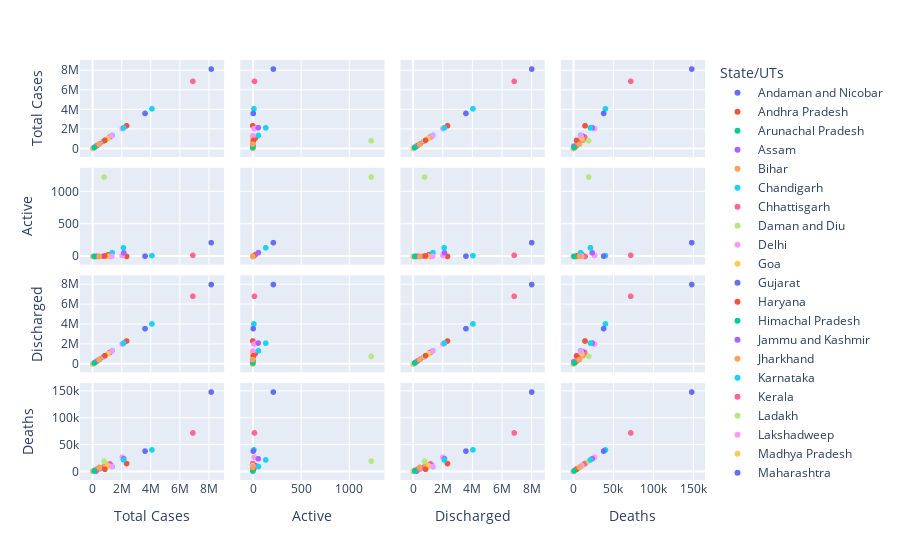

Notebook code cell kept with this figure:
### Code cell
fig = px.scatter_matrix(df, dimensions=["Total Cases", "Active", "Discharged", "Deaths"], color=df['State/UTs'])
fig.show()

### Figure 1 — Plotly figure (JSON) as saved in the notebook; plotly's stock layout.template omitted (floating-point values rounded to 4 significant figures)
{"data": [{"dimensions": [{"axis": {"matches": true}, "label": "Total Cases", "values": [10766]}, {"axis": {"matches": true}, "label": "Active", "values": [0]}, {"axis": {"matches": true}, "label": "Discharged", "values": [10637]}, {"axis": {"matches": true}, "label": "Deaths", "values": [129]}], "hovertemplate": "State/UTs=Andaman and Nicobar<br>%{xaxis.title.text}=%{x}<br>%{yaxis.title.text}=%{y}<extra></extra>", "legendgroup": "Andaman and Nicobar", "marker": {"color": "#636efa", "symbol": "circle"}, "name": "Andaman and Nicobar", "showlegend": true, "type": "splom"}, {"dimensions": [{"axis": {"matches": true}, "label": "Total Cases", "values": [2340676]}, {"axis": {"matches": true}, "label": "Active", "values": [0]}, {"axis": {"matches": true}, "label": "Discharged", "values": [2325943]}, {"axis": {"matches": true}, "label": "Deaths", "values": [14733]}], "hovertemplate": "State/UTs=Andhra Pradesh<br>%{xaxis.title.text}=%{x}<br>%{yaxis.title.text}=%{y}<extra></extra>", "legendgroup": "Andhra Pradesh", "marker": {"color": "#EF553B", "symbol": "circle"}, "name": "Andhra Pradesh", "showlegend": true, "type": "splom"}, {"dimensions": [{"axis": {"matches": true}, "label": "Total Cases", "values": [67049]}, {"axis": {"matches": true}, "label": "Active", "values": [0]}, {"axis": {"matches": true}, "label": "Discharged", "values": [66753]}, {"axis": {"matches": true}, "label": "Deaths", "values": [296]}], "hovertemplate": "State/UTs=Arunachal Pradesh<br>%{xaxis.title.text}=%{x}<br>%{yaxis.title.text}=%{y}<extra></extra>", "legendgroup": "Arunachal Pradesh", "marker": {"color": "#00cc96", "symbol": "circle"}, "name": "Arunachal Pradesh", "showlegend": true, "type": "splom"}, {"dimensions": [{"axis": {"matches": true}, "label": "Total Cases", "values": [746159]}, {"axis": {"matches": true}, "label": "Active", "values": [5]}, {"axis": {"matches": true}, "label": "Discharged", "values": [738119]}, {"axis": {"matches": true}, "label": "Deaths", "values": [8035]}], "hovertemplate": "State/UTs=Assam<br>%{xaxis.title.text}=%{x}<br>%{yaxis.title.text}=%{y}<extra></extra>", "legendgroup": "Assam", "marker": {"color": "#ab63fa", "symbol": "circle"}, "name": "Assam", "showlegend": true, "type": "splom"}, {"dimensions": [{"axis": {"matches": true}, "label": "Total Cases", "values": [855267]}, {"axis": {"matches": true}, "label": "Active", "values": [1]}, {"axis": {"matches": true}, "label": "Discharged", "values": [842952]}, {"axis": {"matches": true}, "label": "Deaths", "values": [12314]}], "hovertemplate": "State/UTs=Bihar<br>%{xaxis.title.text}=%{x}<br>%{yaxis.title.text}=%{y}<extra></extra>", "legendgroup": "Bihar", "marker": {"color": "#FFA15A", "symbol": "circle"}, "name": "Bihar", "showlegend": true, "type": "splom"}, {"dimensions": [{"axis": {"matches": true}, "label": "Total Cases", "values": [100693]}, {"axis": {"matches": true}, "label": "Active", "values": [0]}, {"axis": {"matches": true}, "label": "Discharged", "values": [99508]}, {"axis": {"matches": true}, "label": "Deaths", "values": [1185]}], "hovertemplate": "State/UTs=Chandigarh<br>%{xaxis.title.text}=%{x}<br>%{yaxis.title.text}=%{y}<extra></extra>", "legendgroup": "Chandigarh", "marker": {"color": "#19d3f3", "symbol": "circle"}, "name": "Chandigarh", "showlegend": true, "type": "splom"}, {"dimensions": [{"axis": {"matches": true}, "label": "Total Cases", "values": [1187695]}, {"axis": {"matches": true}, "label": "Active", "values": [0]}, {"axis": {"matches": true}, "label": "Discharged", "values": [1173505]}, {"axis": {"matches": true}, "label": "Deaths", "values": [14190]}], "hovertemplate": "State/UTs=Chhattisgarh<br>%{xaxis.title.text}=%{x}<br>%{yaxis.title.text}=%{y}<extra></extra>", "legendgroup": "Chhattisgarh", "marker": {"color": "#FF6692", "symbol": "circle"}, "name": "Chhattisgarh", "showlegend": true, "type": "splom"}, {"dimensions": [{"axis": {"matches": true}, "label": "Total Cases", "values": [11592]}, {"axis": {"matches": true}, "label": "Active", "values": [0]}, {"axis": {"matches": true}, "label": "Discharged", "values": [11588]}, {"axis": {"matches": true}, "label": "Deaths", "values": [4]}], "hovertemplate": "State/UTs=Daman and Diu<br>%{xaxis.title.text}=%{x}<br>%{yaxis.title.text}=%{y}<extra></extra>", "legendgroup": "Daman and Diu", "marker": {"color": "#B6E880", "symbol": "circle"}, "name": "Daman and Diu", "showlegend": true, "type": "splom"}, {"dimensions": [{"axis": {"matches": true}, "label": "Total Cases", "values": [2040910]}, {"axis": {"matches": true}, "label": "Active", "values": [14]}, {"axis": {"matches": true}, "label": "Discharged", "values": [2014230]}, {"axis": {"matches": true}, "label": "Deaths", "values": [26666]}], "hovertemplate": "State/UTs=Delhi<br>%{xaxis.title.text}=%{x}<br>%{yaxis.title.text}=%{y}<extra></extra>", "legendgroup": "Delhi", "marker": {"color": "#FF97FF", "symbol": "circle"}, "name": "Delhi", "showlegend": true, "type": "splom"}, {"dimensions": [{"axis": {"matches": true}, "label": "Total Cases", "values": [263346]}, {"axis": {"matches": true}, "label": "Active", "values": [3]}, {"axis": {"matches": true}, "label": "Discharged", "values": [259329]}, {"axis": {"matches": true}, "label": "Deaths", "values": [4014]}], "hovertemplate": "State/UTs=Goa<br>%{xaxis.title.text}=%{x}<br>%{yaxis.title.text}=%{y}<extra></extra>", "legendgroup": "Goa", "marker": {"color": "#FECB52", "symbol": "circle"}, "name": "Goa", "showlegend": true, "type": "splom"}, {"dimensions": [{"axis": {"matches": true}, "label": "Total Cases", "values": [1291383]}, {"axis": {"matches": true}, "label": "Active", "values": [5]}, {"axis": {"matches": true}, "label": "Discharged", "values": [1280299]}, {"axis": {"matches": true}, "label": "Deaths", "values": [11079]}], "hovertemplate": "State/UTs=Gujarat<br>%{xaxis.title.text}=%{x}<br>%{yaxis.title.text}=%{y}<extra></extra>", "legendgroup": "Gujarat", "marker": {"color": "#636efa", "symbol": "circle"}, "name": "Gujarat", "showlegend": true, "type": "splom"}, {"dimensions": [{"axis": {"matches": true}, "label": "Total Cases", "values": [1078903]}, {"axis": {"matches": true}, "label": "Active", "values": [27]}, {"axis": {"matches": true}, "label": "Discharged", "values": [1068121]}, {"axis": {"matches": true}, "label": "Deaths", "values": [10755]}], "hovertemplate": "State/UTs=Haryana<br>%{xaxis.title.text}=%{x}<br>%{yaxis.title.text}=%{y}<extra></extra>", "legendgroup": "Haryana", "marker": {"color": "#EF553B", "symbol": "circle"}, "name": "Haryana", "showlegend": true, "type": "splom"}, {"dimensions": [{"axis": {"matches": true}, "label": "Total Cases", "values": [322905]}, {"axis": {"matches": true}, "label": "Active", "values": [4]}, {"axis": {"matches": true}, "label": "Discharged", "values": [318660]}, {"axis": {"matches": true}, "label": "Deaths", "values": [4241]}], "hovertemplate": "State/UTs=Himachal Pradesh<br>%{xaxis.title.text}=%{x}<br>%{yaxis.title.text}=%{y}<extra></extra>", "legendgroup": "Himachal Pradesh", "marker": {"color": "#00cc96", "symbol": "circle"}, "name": "Himachal Pradesh", "showlegend": true, "type": "splom"}, {"dimensions": [{"axis": {"matches": true}, "label": "Total Cases", "values": [482023]}, {"axis": {"matches": true}, "label": "Active", "values": [0]}, {"axis": {"matches": true}, "label": "Discharged", "values": [477231]}, {"axis": {"matches": true}, "label": "Deaths", "values": [4792]}], "hovertemplate": "State/UTs=Jammu and Kashmir<br>%{xaxis.title.text}=%{x}<br>%{yaxis.title.text}=%{y}<extra></extra>", "legendgroup": "Jammu and Kashmir", "marker": {"color": "#ab63fa", "symbol": "circle"}, "name": "Jammu and Kashmir", "showlegend": true, "type": "splom"}, {"dimensions": [{"axis": {"matches": true}, "label": "Total Cases", "values": [443826]}, {"axis": {"matches": true}, "label": "Active", "values": [1]}, {"axis": {"matches": true}, "label": "Discharged", "values": [438491]}, {"axis": {"matches": true}, "label": "Deaths", "values": [5334]}], "hovertemplate": "State/UTs=Jharkhand<br>%{xaxis.title.text}=%{x}<br>%{yaxis.title.text}=%{y}<extra></extra>", "legendgroup": "Jharkhand", "marker": {"color": "#FFA15A", "symbol": "circle"}, "name": "Jharkhand", "showlegend": true, "type": "splom"}, {"dimensions": [{"axis": {"matches": true}, "label": "Total Cases", "values": [4088769]}, {"axis": {"matches": true}, "label": "Active", "values": [12]}, {"axis": {"matches": true}, "label": "Discharged", "values": [4048399]}, {"axis": {"matches": true}, "label": "Deaths", "values": [40358]}], "hovertemplate": "State/UTs=Karnataka<br>%{xaxis.title.text}=%{x}<br>%{yaxis.title.text}=%{y}<extra></extra>", "legendgroup": "Karnataka", "marker": {"color": "#19d3f3", "symbol": "circle"}, "name": "Karnataka", "showlegend": true, "type": "splom"}, {"dimensions": [{"axis": {"matches": true}, "label": "Total Cases", "values": [6907241]}, {"axis": {"matches": true}, "label": "Active", "values": [18]}, {"axis": {"matches": true}, "label": "Discharged", "values": [6835181]}, {"axis": {"matches": true}, "label": "Deaths", "values": [72042]}], "hovertemplate": "State/UTs=Kerala<br>%{xaxis.title.text}=%{x}<br>%{yaxis.title.text}=%{y}<extra></extra>", "legendgroup": "Kerala", "marker": {"color": "#FF6692", "symbol": "circle"}, "name": "Kerala", "showlegend": true, "type": "splom"}, {"dimensions": [{"axis": {"matches": true}, "label": "Total Cases", "values": [29602]}, {"axis": {"matches": true}, "label": "Active", "values": [0]}, {"axis": {"matches": true}, "label": "Discharged", "values": [29371]}, {"axis": {"matches": true}, "label": "Deaths", "values": [231]}], "hovertemplate": "State/UTs=Ladakh<br>%{xaxis.title.text}=%{x}<br>%{yaxis.title.text}=%{y}<extra></extra>", "legendgroup": "Ladakh", "marker": {"color": "#B6E880", "symbol": "circle"}, "name": "Ladakh", "showlegend": true, "type": "splom"}, {"dimensions": [{"axis": {"matches": true}, "label": "Total Cases", "values": [11415]}, {"axis": {"matches": true}, "label": "Active", "values": [0]}, {"axis": {"matches": true}, "label": "Discharged", "values": [11363]}, {"axis": {"matches": true}, "label": "Deaths", "values": [52]}], "hovertemplate": "State/UTs=Lakshadweep<br>%{xaxis.title.text}=%{x}<br>%{yaxis.title.text}=%{y}<extra></extra>", "legendgroup": "Lakshadweep", "marker": {"color": "#FF97FF", "symbol": "circle"}, "name": "Lakshadweep", "showlegend": true, "type": "splom"}, {"dimensions": [{"axis": {"matches": true}, "label": "Total Cases", "values": [1056351]}, {"axis": {"matches": true}, "label": "Active", "values": [0]}, {"axis": {"matches": true}, "label": "Discharged", "values": [1045565]}, {"axis": {"matches": true}, "label": "Deaths", "values": [10786]}], "hovertemplate": "State/UTs=Madhya Pradesh<br>%{xaxis.title.text}=%{x}<br>%{yaxis.title.text}=%{y}<extra></extra>", "legendgroup": "Madhya Pradesh", "marker": {"color": "#FECB52", "symbol": "circle"}, "name": "Madhya Pradesh", "showlegend": true, "type": "splom"}, {"dimensions": [{"axis": {"matches": true}, "label": "Total Cases", "values": [8171048]}, {"axis": {"matches": true}, "label": "Active", "values": [214]}, {"axis": {"matches": true}, "label": "Discharged", "values": [8022276]}, {"axis": {"matches": true}, "label": "Deaths", "values": [148558]}], "hovertemplate": "State/UTs=Maharashtra<br>%{xaxis.title.text}=%{x}<br>%{yaxis.title.text}=%{y}<extra></extra>", "legendgroup": "Maharashtra", "marker": {"color": "#636efa", "symbol": "circle"}, "name": "Maharashtra", "showlegend": true, "type": "splom"}, {"dimensions": [{"axis": {"matches": true}, "label": "Total Cases", "values": [140034]}, {"axis": {"matches": true}, "label": "Active", "values": [0]}, {"axis": {"matches": true}, "label": "Discharged", "values": [137885]}, {"axis": {"matches": true}, "label": "Deaths", "values": [2149]}], "hovertemplate": "State/UTs=Manipur<br>%{xaxis.title.text}=%{x}<br>%{yaxis.title.text}=%{y}<extra></extra>", "legendgroup": "Manipur", "marker": {"color": "#EF553B", "symbol": "circle"}, "name": "Manipur", "showlegend": true, "type": "splom"}, {"dimensions": [{"axis": {"matches": true}, "label": "Total Cases", "values": [96983]}, {"axis": {"matches": true}, "label": "Active", "values": [3]}, {"axis": {"matches": true}, "label": "Discharged", "values": [95352]}, {"axis": {"matches": true}, "label": "Deaths", "values": [1628]}], "hovertemplate": "State/UTs=Meghalaya<br>%{xaxis.title.text}=%{x}<br>%{yaxis.title.text}=%{y}<extra></extra>", "legendgroup": "Meghalaya", "marker": {"color": "#00cc96", "symbol": "circle"}, "name": "Meghalaya", "showlegend": true, "type": "splom"}, {"dimensions": [{"axis": {"matches": true}, "label": "Total Cases", "values": [239560]}, {"axis": {"matches": true}, "label": "Active", "values": [1]}, {"axis": {"matches": true}, "label": "Discharged", "values": [238825]}, {"axis": {"matches": true}, "label": "Deaths", "values": [734]}], "hovertemplate": "State/UTs=Mizoram<br>%{xaxis.title.text}=%{x}<br>%{yaxis.title.text}=%{y}<extra></extra>", "legendgroup": "Mizoram", "marker": {"color": "#ab63fa", "symbol": "circle"}, "name": "Mizoram", "showlegend": true, "type": "splom"}, {"dimensions": [{"axis": {"matches": true}, "label": "Total Cases", "values": [36033]}, {"axis": {"matches": true}, "label": "Active", "values": [0]}, {"axis": {"matches": true}, "label": "Discharged", "values": [35251]}, {"axis": {"matches": true}, "label": "Deaths", "values": [782]}], "hovertemplate": "State/UTs=Nagaland<br>%{xaxis.title.text}=%{x}<br>%{yaxis.title.text}=%{y}<extra></extra>", "legendgroup": "Nagaland", "marker": {"color": "#FFA15A", "symbol": "circle"}, "name": "Nagaland", "showlegend": true, "type": "splom"}, {"dimensions": [{"axis": {"matches": true}, "label": "Total Cases", "values": [1348409]}, {"axis": {"matches": true}, "label": "Active", "values": [59]}, {"axis": {"matches": true}, "label": "Discharged", "values": [1339135]}, {"axis": {"matches": true}, "label": "Deaths", "values": [9215]}], "hovertemplate": "State/UTs=Odisha<br>%{xaxis.title.text}=%{x}<br>%{yaxis.title.text}=%{y}<extra></extra>", "legendgroup": "Odisha", "marker": {"color": "#19d3f3", "symbol": "circle"}, "name": "Odisha", "showlegend": true, "type": "splom"}, {"dimensions": [{"axis": {"matches": true}, "label": "Total Cases", "values": [177547]}, {"axis": {"matches": true}, "label": "Active", "values": [0]}, {"axis": {"matches": true}, "label": "Discharged", "values": [175566]}, {"axis": {"matches": true}, "label": "Deaths", "values": [1981]}], "hovertemplate": "State/UTs=Puducherry<br>%{xaxis.title.text}=%{x}<br>%{yaxis.title.text}=%{y}<extra></extra>", "legendgroup": "Puducherry", "marker": {"color": "#FF6692", "symbol": "circle"}, "name": "Puducherry", "showlegend": true, "type": "splom"}, {"dimensions": [{"axis": {"matches": true}, "label": "Total Cases", "values": [793644]}, {"axis": {"matches": true}, "label": "Active", "values": [1233]}, {"axis": {"matches": true}, "label": "Discharged", "values": [773073]}, {"axis": {"matches": true}, "label": "Deaths", "values": [19338]}], "hovertemplate": "State/UTs=Punjab<br>%{xaxis.title.text}=%{x}<br>%{yaxis.title.text}=%{y}<extra></extra>", "legendgroup": "Punjab", "marker": {"color": "#B6E880", "symbol": "circle"}, "name": "Punjab", "showlegend": true, "type": "splom"}, {"dimensions": [{"axis": {"matches": true}, "label": "Total Cases", "values": [1326465]}, {"axis": {"matches": true}, "label": "Active", "values": [2]}, {"axis": {"matches": true}, "label": "Discharged", "values": [1316727]}, {"axis": {"matches": true}, "label": "Deaths", "values": [9736]}], "hovertemplate": "State/UTs=Rajasthan<br>%{xaxis.title.text}=%{x}<br>%{yaxis.title.text}=%{y}<extra></extra>", "legendgroup": "Rajasthan", "marker": {"color": "#FF97FF", "symbol": "circle"}, "name": "Rajasthan", "showlegend": true, "type": "splom"}, {"dimensions": [{"axis": {"matches": true}, "label": "Total Cases", "values": [44927]}, {"axis": {"matches": true}, "label": "Active", "values": [4]}, {"axis": {"matches": true}, "label": "Discharged", "values": [44422]}, {"axis": {"matches": true}, "label": "Deaths", "values": [501]}], "hovertemplate": "State/UTs=Sikkim<br>%{xaxis.title.text}=%{x}<br>%{yaxis.title.text}=%{y}<extra></extra>", "legendgroup": "Sikkim", "marker": {"color": "#FECB52", "symbol": "circle"}, "name": "Sikkim", "showlegend": true, "type": "splom"}, {"dimensions": [{"axis": {"matches": true}, "label": "Total Cases", "values": [3610655]}, {"axis": {"matches": true}, "label": "Active", "values": [5]}, {"axis": {"matches": true}, "label": "Discharged", "values": [3572569]}, {"axis": {"matches": true}, "label": "Deaths", "values": [38081]}], "hovertemplate": "State/UTs=Tamil Nadu<br>%{xaxis.title.text}=%{x}<br>%{yaxis.title.text}=%{y}<extra></extra>", "legendgroup": "Tamil Nadu", "marker": {"color": "#636efa", "symbol": "circle"}, "name": "Tamil Nadu", "showlegend": true, "type": "splom"}, {"dimensions": [{"axis": {"matches": true}, "label": "Total Cases", "values": [844432]}, {"axis": {"matches": true}, "label": "Active", "values": [8]}, {"axis": {"matches": true}, "label": "Discharged", "values": [840313]}, {"axis": {"matches": true}, "label": "Deaths", "values": [4111]}], "hovertemplate": "State/UTs=Telengana<br>%{xaxis.title.text}=%{x}<br>%{yaxis.title.text}=%{y}<extra></extra>", "legendgroup": "Telengana", "marker": {"color": "#EF553B", "symbol": "circle"}, "name": "Telengana", "showlegend": true, "type": "splom"}, {"dimensions": [{"axis": {"matches": true}, "label": "Total Cases", "values": [108493]}, {"axis": {"matches": true}, "label": "Active", "values": [1]}, {"axis": {"matches": true}, "label": "Discharged", "values": [107550]}, {"axis": {"matches": true}, "label": "Deaths", "values": [942]}], "hovertemplate": "State/UTs=Tripura<br>%{xaxis.title.text}=%{x}<br>%{yaxis.title.text}=%{y}<extra></extra>", "legendgroup": "Tripura", "marker": {"color": "#00cc96", "symbol": "circle"}, "name": "Tripura", "showlegend": true, "type": "splom"}, {"dimensions": [{"axis": {"matches": true}, "label": "Total Cases", "values": [2145431]}, {"axis": {"matches": true}, "label": "Active", "values": [57]}, {"axis": {"matches": true}, "label": "Discharged", "values": [2121662]}, {"axis": {"matches": true}, "label": "Deaths", "values": [23712]}], "hovertemplate": "State/UTs=Uttar Pradesh<br>%{xaxis.title.text}=%{x}<br>%{yaxis.title.text}=%{y}<extra></extra>", "legendgroup": "Uttar Pradesh", "marker": {"color": "#ab63fa", "symbol": "circle"}, "name": "Uttar Pradesh", "showlegend": true, "type": "splom"}, {"dimensions": [{"axis": {"matches": true}, "label": "Total Cases", "values": [452571]}, {"axis": {"matches": true}, "label": "Active", "values": [0]}, {"axis": {"matches": true}, "label": "Discharged", "values": [444803]}, {"axis": {"matches": true}, "label": "Deaths", "values": [7768]}], "hovertemplate": "State/UTs=Uttarakhand<br>%{xaxis.title.text}=%{x}<br>%{yaxis.title.text}=%{y}<extra></extra>", "legendgroup": "Uttarakhand", "marker": {"color": "#FFA15A", "symbol": "circle"}, "name": "Uttarakhand", "showlegend": true, "type": "splom"}, {"dimensions": [{"axis": {"matches": true}, "label": "Total Cases", "values": [2126282]}, {"axis": {"matches": true}, "label": "Active", "values": [135]}, {"axis": {"matches": true}, "label": "Discharged", "values": [2104592]}, {"axis": {"matches": true}, "label": "Deaths", "values": [21555]}], "hovertemplate": "State/UTs=West Bengal<br>%{xaxis.title.text}=%{x}<br>%{yaxis.title.text}=%{y}<extra></extra>", "legendgroup": "West Bengal", "marker": {"color": "#19d3f3", "symbol": "circle"}, "name": "West Bengal", "showlegend": true, "type": "splom"}], "layout": {"dragmode": "select", "legend": {"title": {"text": "State/UTs"}, "tracegroupgap": 0}, "margin": {"t": 60}}}
